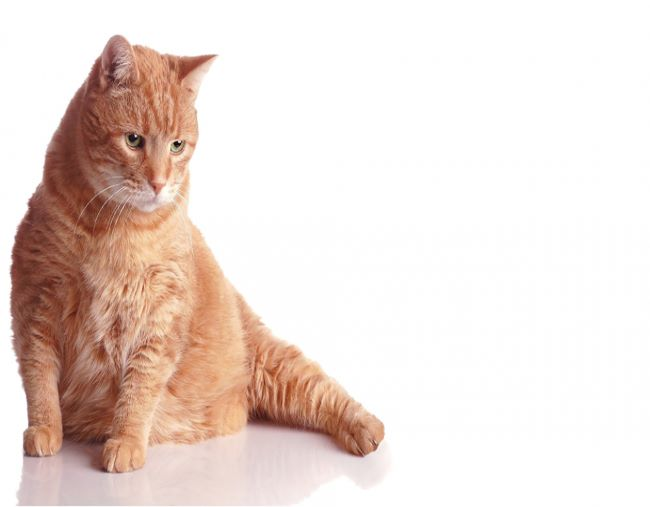
#> input picture Chap132/cat1.jpg, 650 x 507 px, found by its file name
$ jupyter execute homework_1.ipynb
#> lines starting #> are read from the running program, lines starting #| are printed output that depends on the picture; after the words box and inside, x2 and y2 are one past the last pixel; in counts of white or black regions, pixels touching at a corner belong together
[cell 1]
import cv2
import numpy as np

drawing = False
mode = True
ix,iy = -1,-1

img1 = cv2.imread('cat1.jpg')
#> img1 is the input picture: shape (507, 650, 3); mean B, G, R 213.7, 220, 234.7
img2 = cv2.imread('cat2.jpg')
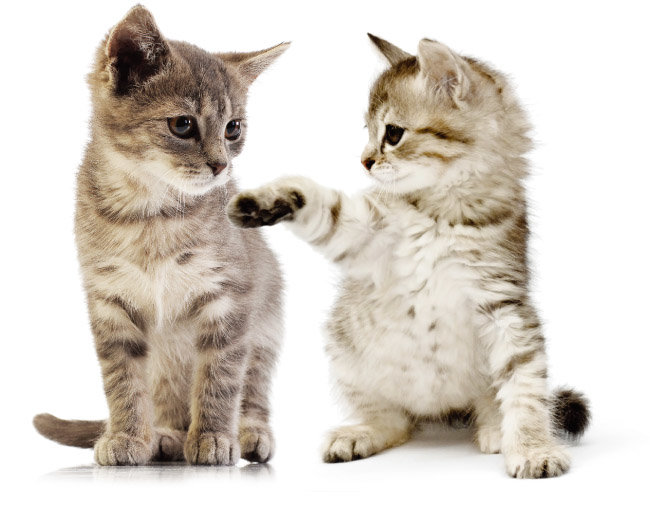
#> input picture Chap132/cat2.jpg, 650 x 507 px, found by its file name
#> img2 is the input picture: shape (507, 650, 3); mean B, G, R 199.7, 208.4, 215.8


def nothing(a):
    pass

def draw_circle(event,x,y,flags,param):
    global ix,iy,drawing,mode
    if event == cv2.EVENT_LBUTTONDOWN:
        drawing = False
        ix,iy = x,y


img = np.zeros((512,512,3), np.uint8)
cv2.namedWindow('image')
cv2.setMouseCallback('image', draw_circle)
font = cv2.FONT_HERSHEY_SIMPLEX
cv2.createTrackbar("value", "image", 0, 255, nothing)


while(1):
    value = cv2.getTrackbarPos("value", "image")
    dst = cv2.addWeighted(img2, value/100, img2, 1 - value/100, 0)
    for x in range(150):
        for y in range(200):
            img2.itemset((150+x,220+y,1), 10)
            img2.itemset((150+x,220+y,2), value)
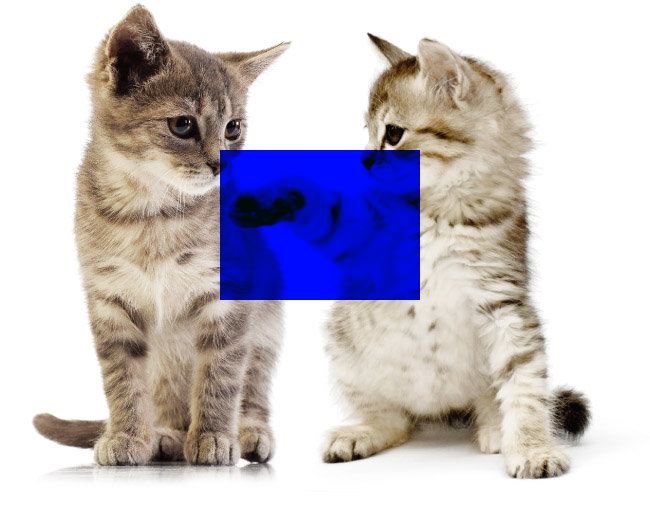
#> img2: shape (507, 650, 3); 9.1% of pixels changed, all inside (x1, y1, x2, y2) = (220, 150, 420, 300)
    img2.item(10, 10, 2)
    dsp = img2.copy()
    cv2.putText(dst, "Mouse position ("+str(ix)+", "+str(iy)+")", (10, 40), font, 1, (0, 0, 0), 2, cv2.LINE_AA)
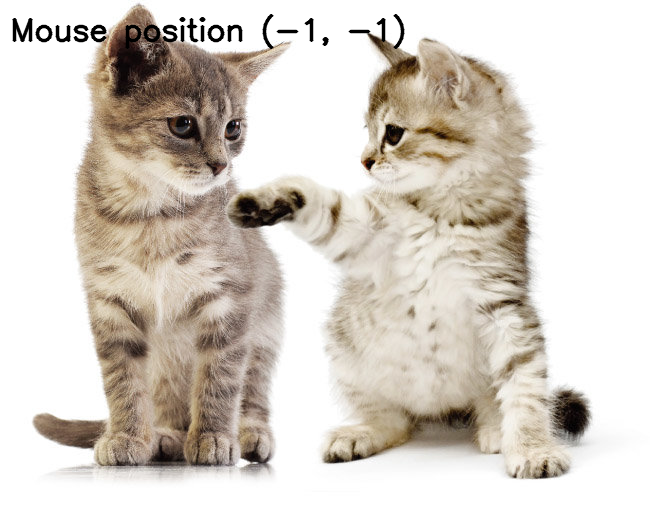
#> dst: shape (507, 650, 3); 1.11% of pixels changed, all inside (x1, y1, x2, y2) = (12, 14, 405, 50)
    cv2.imshow('image', dst)
    k = cv2.waitKey(1) & 0xFF
#> (key Esc is pressed here)
    if k == ord('m'):
        mode = not mode
    elif k == 27:
        break
cv2.destroyAllWindows()
